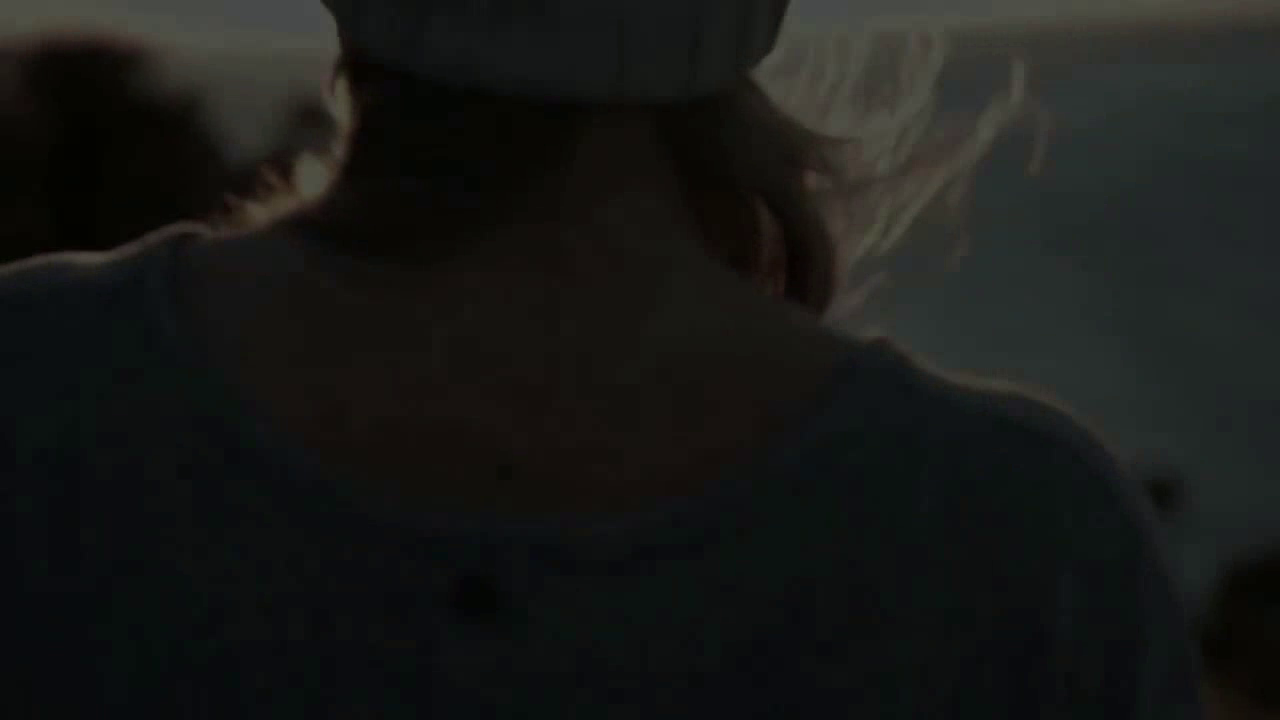
#> input picture frame 10 of Vintage-Cam-Video/video-output/old-tv.mp4, 1280 x 720 px, given in place of video-6.mp4, which was not available
$ python 'Old tv.py'
#> lines starting #> are read from the running program, lines starting #| are printed output that depends on the picture
import cv2
import numpy as np

def dirty_gray(frame):
    ## gray filter
    output_gray = cv2.cvtColor(frame, cv2.COLOR_BGR2GRAY)
    ## shrapening filter
    Kernel = np.array([[-1, -1, -1],[-1, 9, -1],[-1, -1, -1]])
    output_sharpen = cv2.filter2D(output_gray, -1, Kernel)

    return output_sharpen

mask_filter= cv2.VideoCapture('Texture/old-tv-texture.mp4',0)
cap = cv2.VideoCapture('video-input/video-6.mp4')
width_frame = int(cap.get(cv2.CAP_PROP_FRAME_WIDTH))
height_frame = int(cap.get(cv2.CAP_PROP_FRAME_HEIGHT))
size = (width_frame,height_frame)
# Define the codec and create VideoWriter object
fourcc = cv2.VideoWriter_fourcc(*'m', 'p', '4', 'v')
out = cv2.VideoWriter('video-output/old-tv.mp4', fourcc, 20.0, size,0)
while cap.isOpened():
    ret, frame = cap.read()
#> frame is the input picture: shape (720, 1280, 3); mean B, G, R 23, 25, 23.8
    ret1, frame1 = mask_filter.read()
    if ret == True and ret1 == True:
        h, w, c = frame.shape
#> h = 720; w = 1280; c = 3
        h1, w1, c1 = frame1.shape
#> h1 = 720; w1 = 1280; c1 = 3
        # adapt the mask to the video
        if h != h1 or w != w1:
            frame1 = cv2.resize(frame1, (w, h))
        both = cv2.addWeighted(frame, 0.9, frame1, 0.4, 0)
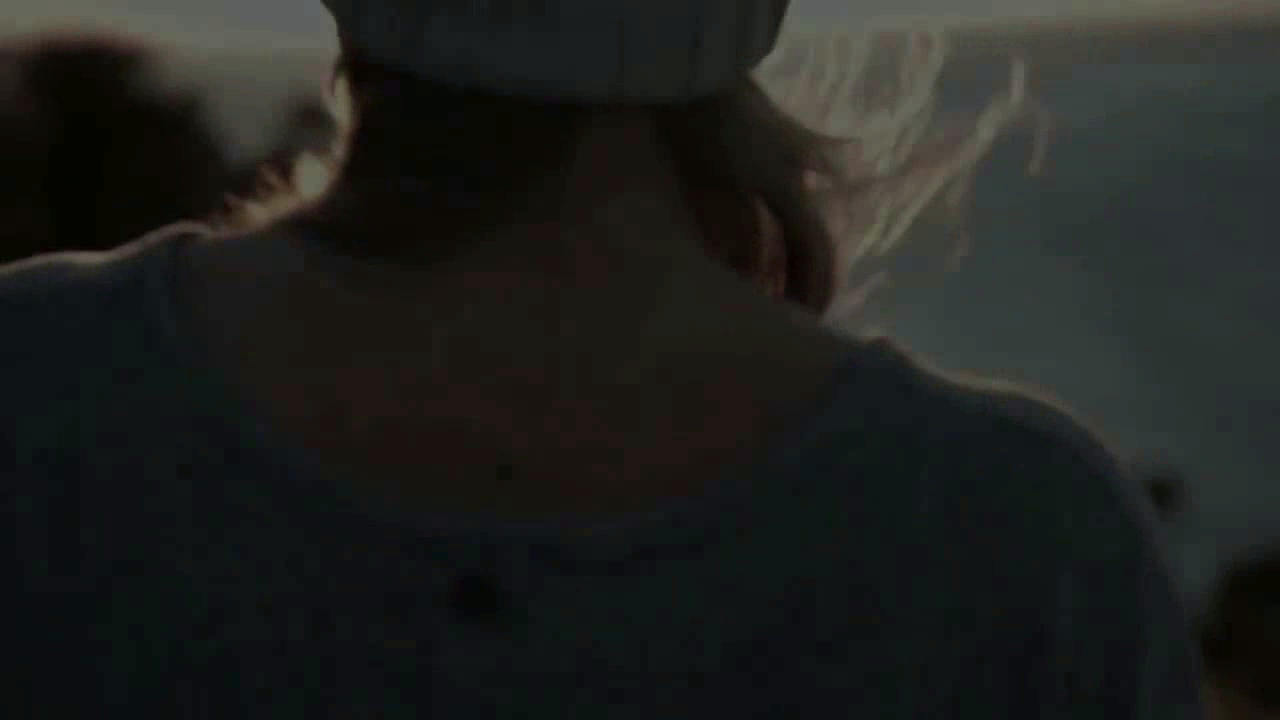
#> both: shape (720, 1280, 3); mean B, G, R 29.9, 32.5, 30.9
        output = dirty_gray(both)
        cv2.imshow('Old film', output)
        out.write(output)

        if cv2.waitKey(25) & 0xFF == ord('q'):
#> (key q is pressed here)
            break
    else:
        break

cap.release()
out.release()
mask_filter.release()
cv2.waitKey(0)
cv2.destroyAllWindows()

$ run again, starting later in the video
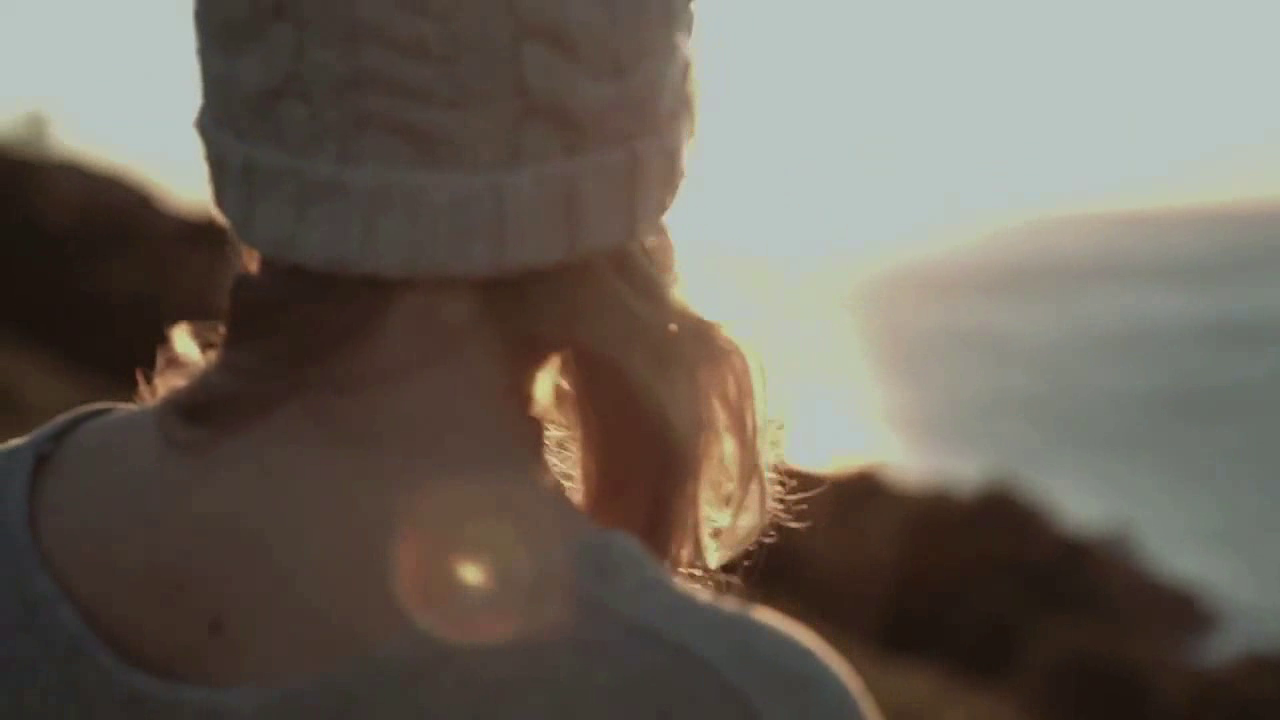
#> input picture frame 48 of Vintage-Cam-Video/video-output/old-tv.mp4, 1280 x 720 px, given in place of video-6.mp4, which was not available
#> frame is the input picture: shape (720, 1280, 3); mean B, G, R 90.3, 99.9, 107.5
#> `both = cv2.addWeighted(frame, 0.9, frame1, 0.4, 0)`:
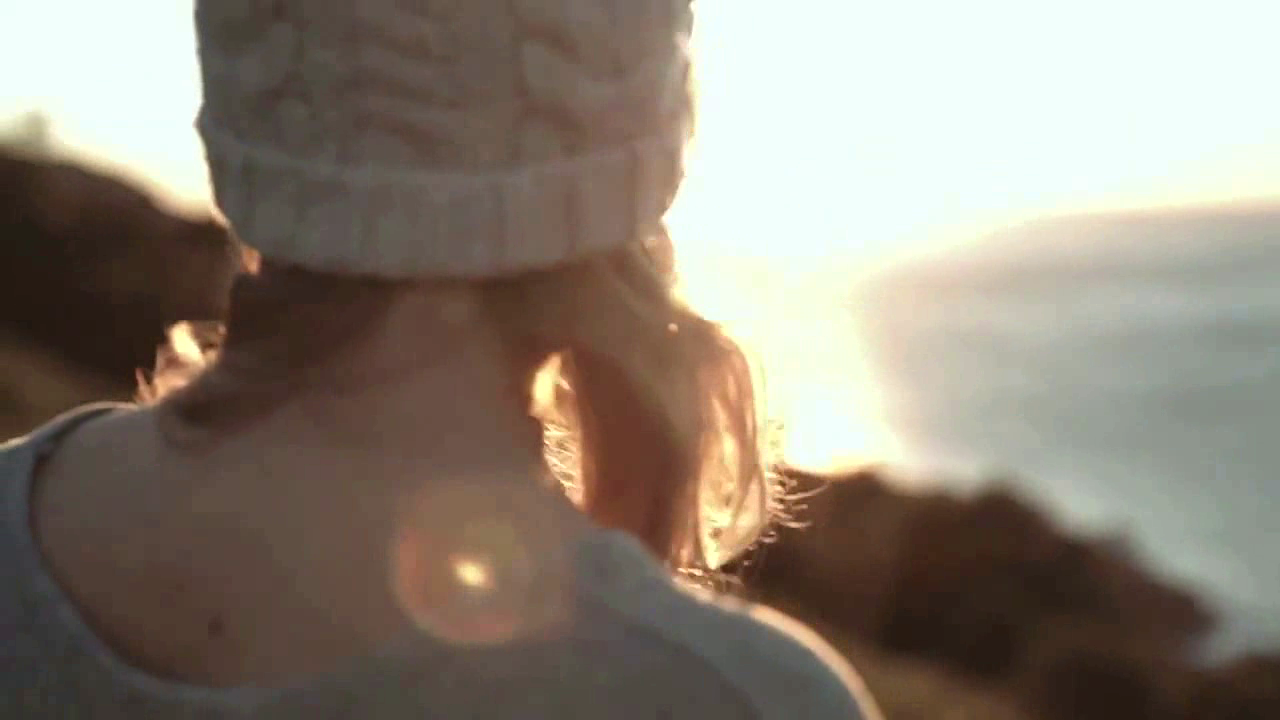
#> both: shape (720, 1280, 3); mean B, G, R 117.4, 129.5, 139.7
#> in dirty_gray, `output_gray = cv2.cvtColor(frame, cv2.COLOR_BGR2GRAY)`:
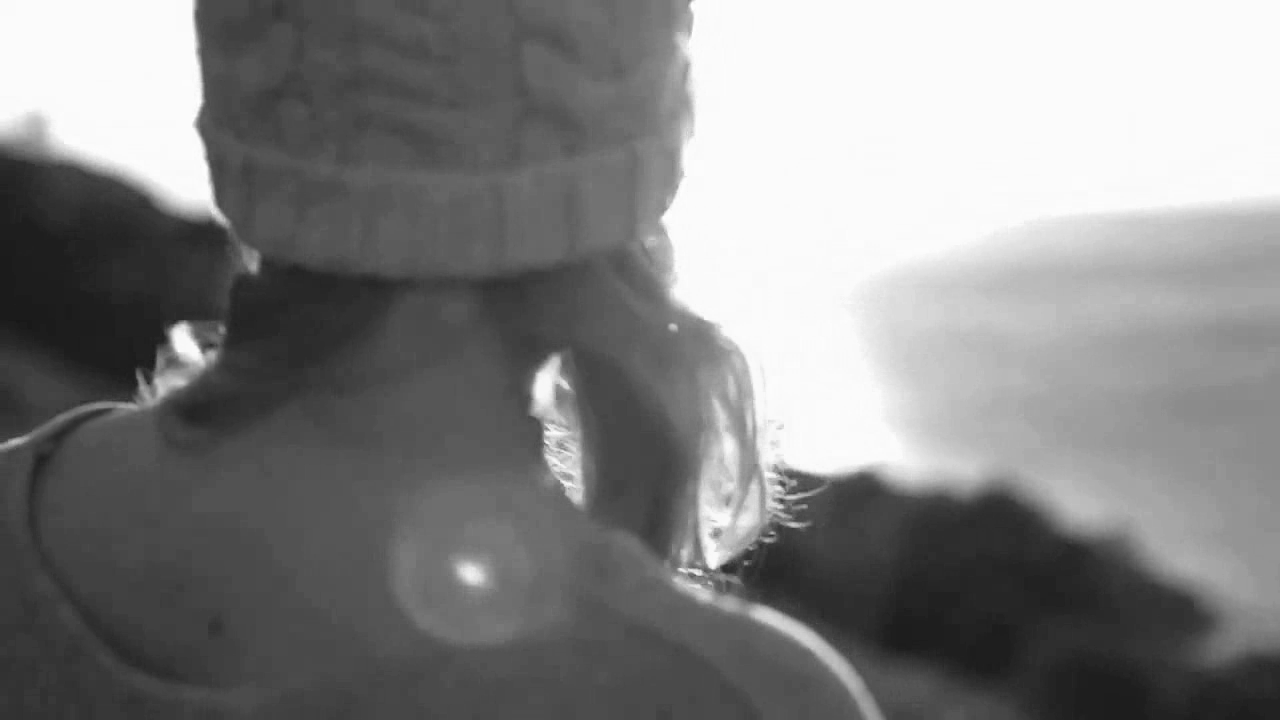
#> output_gray: shape (720, 1280); min 23, max 255, mean 131.2

$ run again, starting later in the video
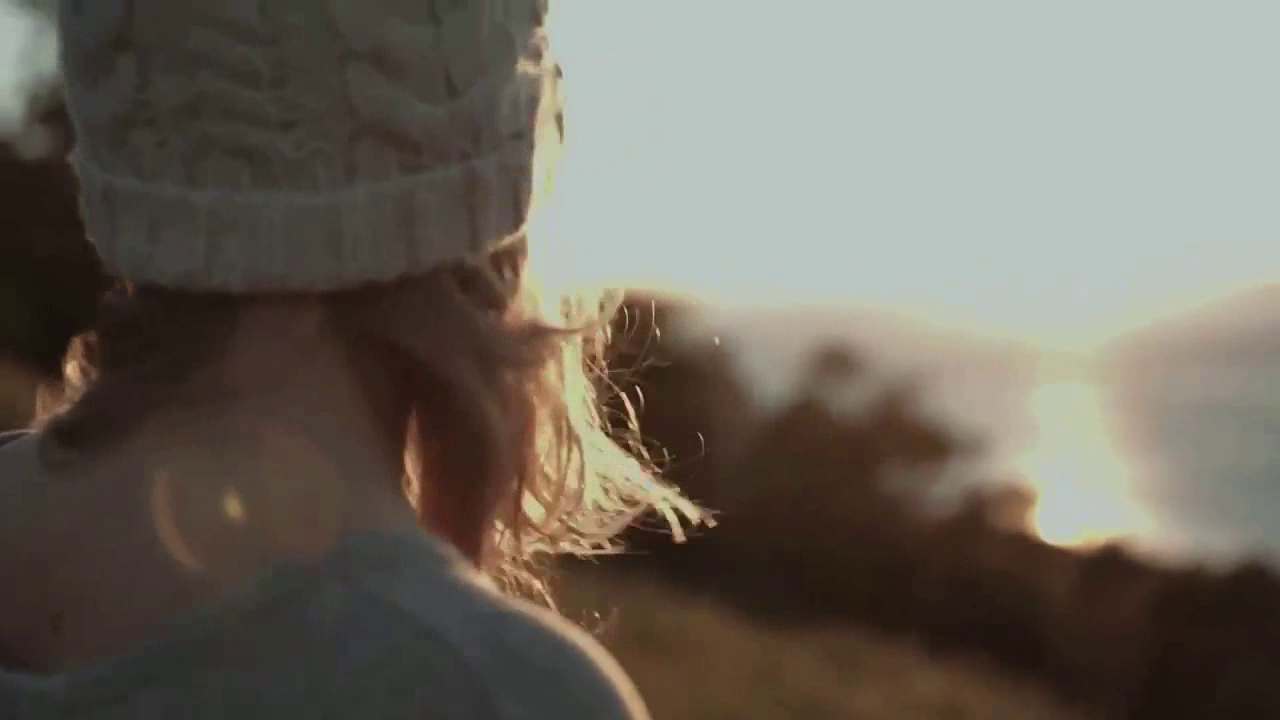
#> input picture frame 85 of Vintage-Cam-Video/video-output/old-tv.mp4, 1280 x 720 px, given in place of video-6.mp4, which was not available
#> frame is the input picture: shape (720, 1280, 3); mean B, G, R 93.5, 103.2, 109.4
#> `both = cv2.addWeighted(frame, 0.9, frame1, 0.4, 0)`:
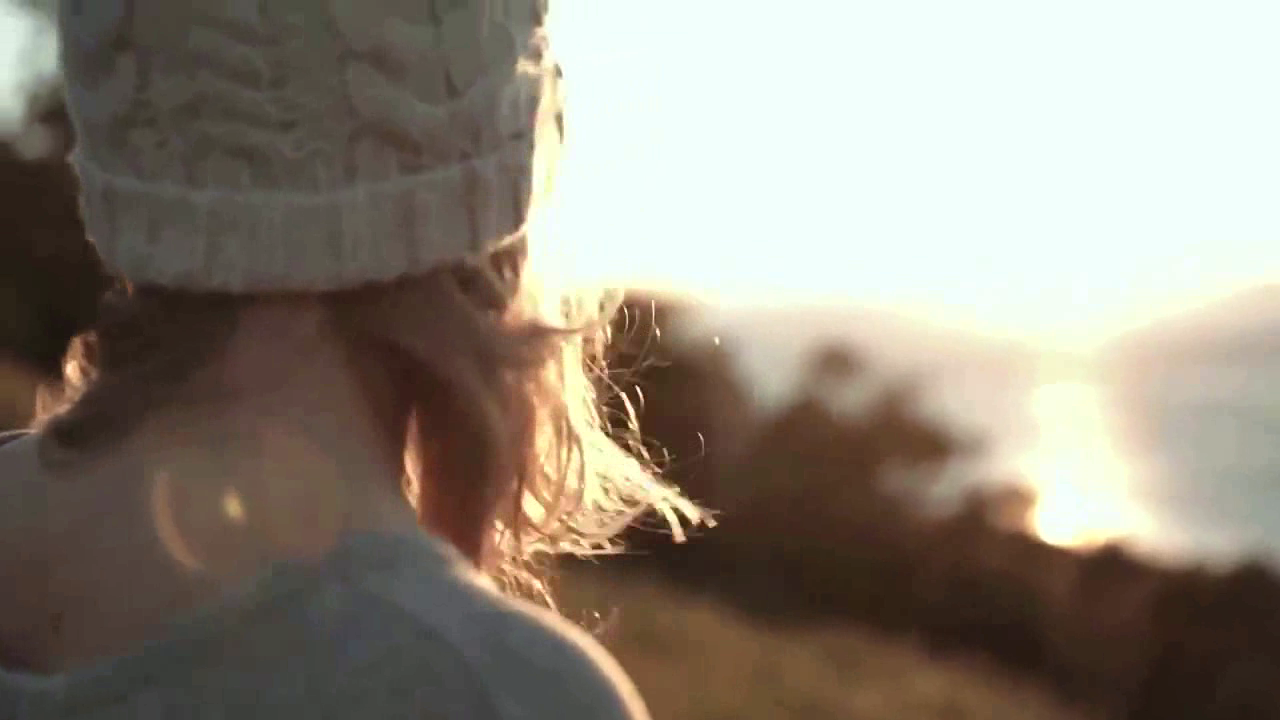
#> both: shape (720, 1280, 3); mean B, G, R 121.4, 133.6, 142.1
#> in dirty_gray, `output_gray = cv2.cvtColor(frame, cv2.COLOR_BGR2GRAY)`:
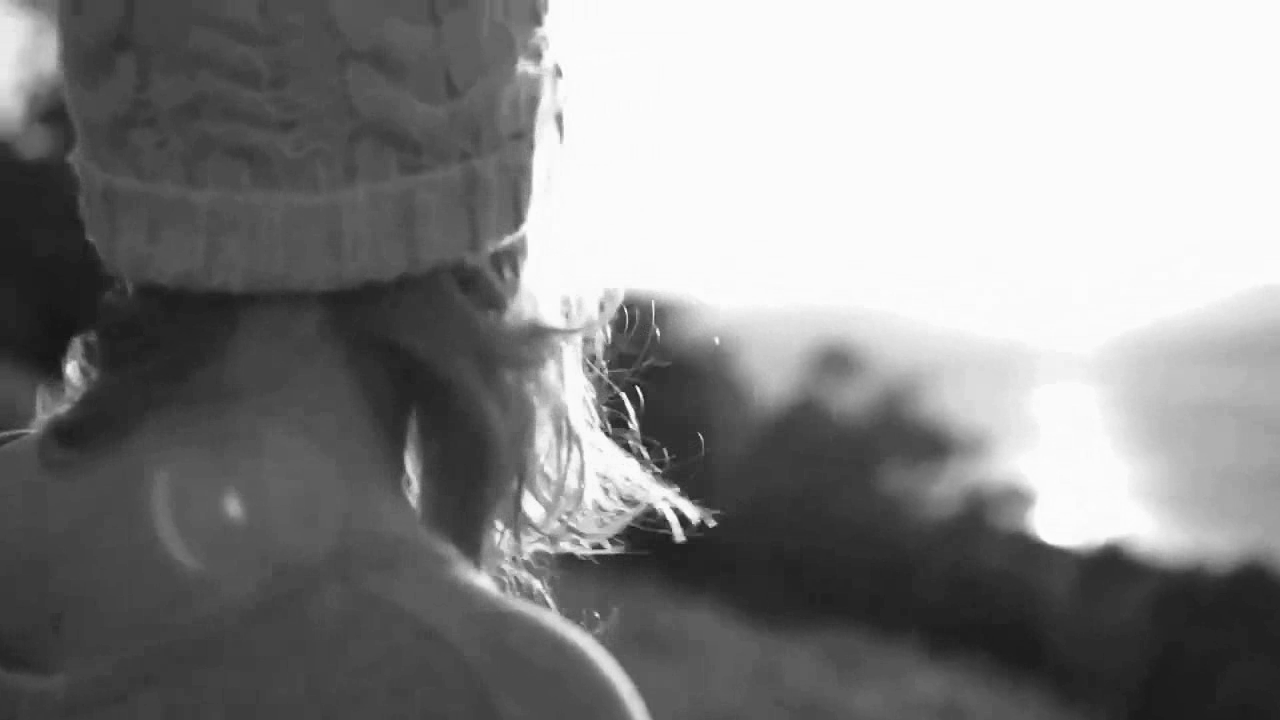
#> output_gray: shape (720, 1280); min 21, max 254, mean 134.8
